Frame 1 (no input): blank canvas, image omitted
Frame 60 (no input): blank canvas, image omitted
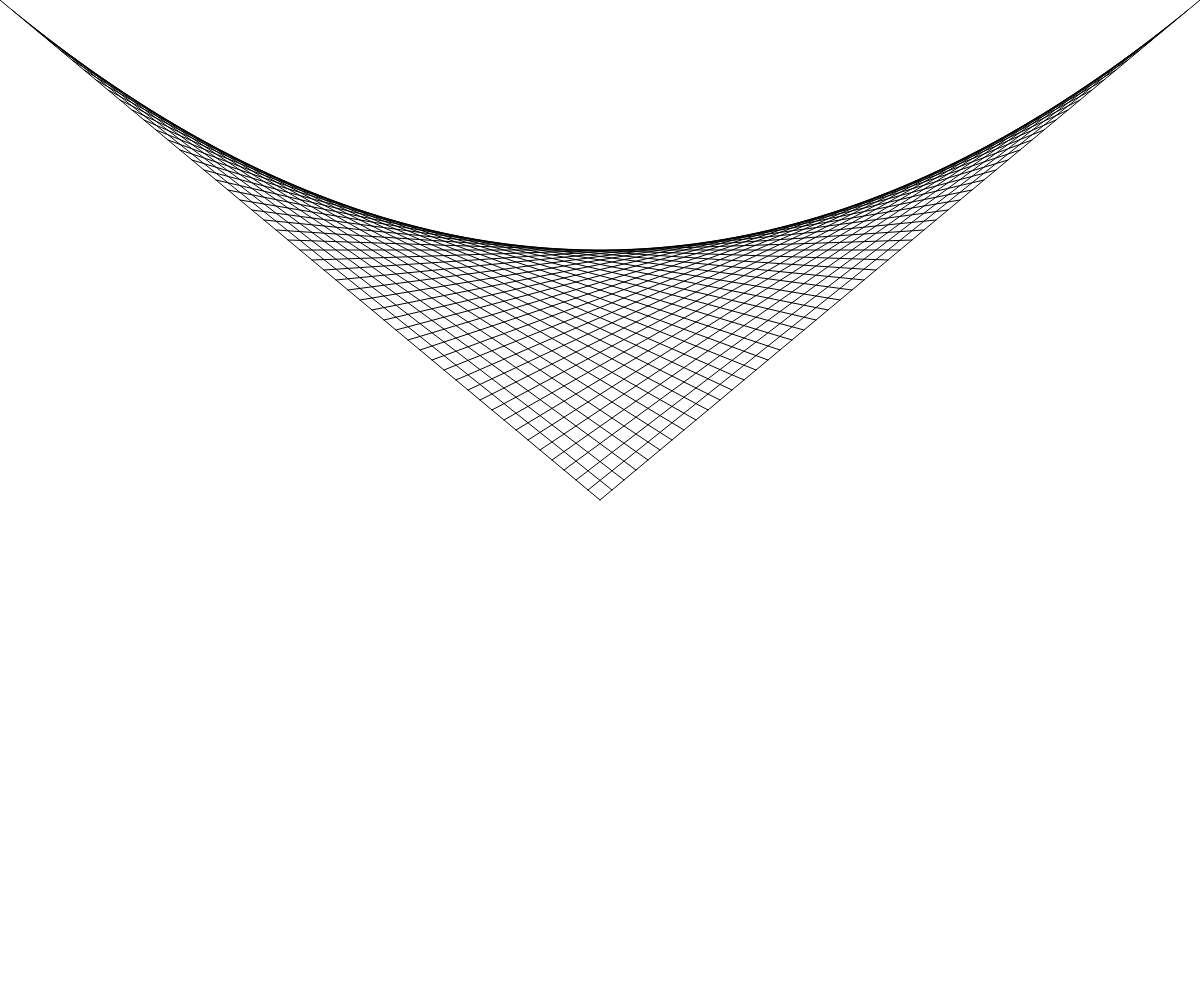
Frame 120 (the mouse pressed at the canvas centre since frame 60)

The p5.js sketch whose frames 1 and 60 were blank and that drew this single picture after the mouse press (run headless with seeded random() and noise() and a simulated clock; from frame 60 on, the mouse is pressed at the canvas centre):

// p5.js sketch
// ── sketch.js

function setup() {
    createCanvas(windowWidth, windowHeight);
  }
  
  function draw() {
    background(255);
    
    let n = map(mouseX, 0, windowWidth,0,100, true);
    n = round(n);
    
    for(let i= 0; i <= n; i++){ // En konstant loop funktion. i er 0, så når musens cursor ændre x værdi hvor den er større end 0 skal den:
      x1 = map(i,0,n,0,width / 2, true); //inden for rækkeviden cursorens x værdi er = sandt
      y1 = map(i,0,n,0,mouseY,true); // inden for rækkeviden cursorens y værdi er = sandt
      x2 = map(i,0,n,width/2,width, true); // linjerne i mellem x1
      y2 = map(i,0,n,mouseY,0, true); // linjerne i mellem y2 dvs. højden af linjerne.
      line(x1,y1,x2,y2);
    } 
  }
